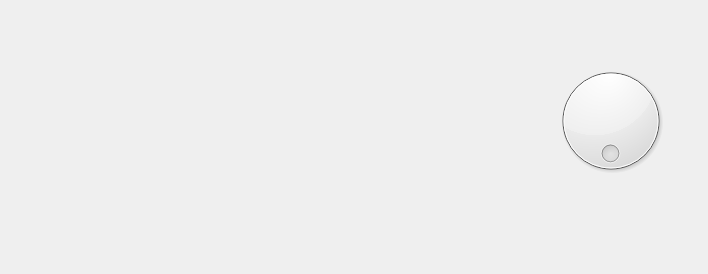
<?xml version="1.0" encoding="UTF-8"?>
<ui version="4.0">
 <class>MainWindow</class>
 <widget class="QMainWindow" name="MainWindow">
  <property name="geometry">
   <rect>
    <x>0</x>
    <y>0</y>
    <width>708</width>
    <height>274</height>
   </rect>
  </property>
  <property name="windowTitle">
   <string>MainWindow</string>
  </property>
  <widget class="QWidget" name="centralWidget">
   <widget class="QWidget" name="widget" native="true">
    <property name="geometry">
     <rect>
      <x>0</x>
      <y>0</y>
      <width>480</width>
      <height>272</height>
     </rect>
    </property>
   </widget>
   <widget class="QDial" name="dial">
    <property name="geometry">
     <rect>
      <x>550</x>
      <y>60</y>
      <width>121</width>
      <height>121</height>
     </rect>
    </property>
    <property name="maximum">
     <number>10</number>
    </property>
    <property name="pageStep">
     <number>1</number>
    </property>
    <property name="tracking">
     <bool>false</bool>
    </property>
    <property name="orientation">
     <enum>Qt::Horizontal</enum>
    </property>
    <property name="invertedAppearance">
     <bool>false</bool>
    </property>
    <property name="wrapping">
     <bool>true</bool>
    </property>
    <property name="notchesVisible">
     <bool>false</bool>
    </property>
   </widget>
  </widget>
 </widget>
 <layoutdefault spacing="6" margin="11"/>
 <resources/>
 <connections/>
</ui>
